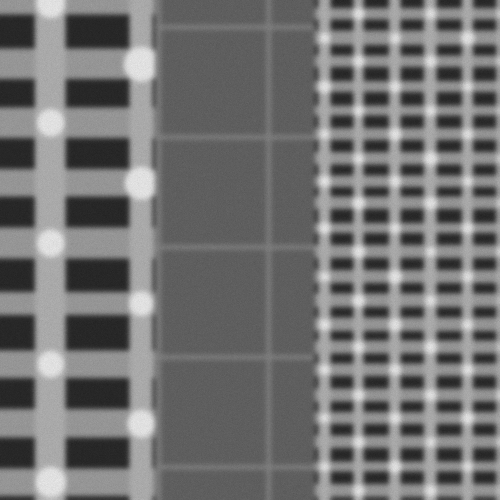
#> input picture data/sample_001/reference.png, 1000 x 1000 px (shown at 1/2 size)
$ python baseline_v2.py ../data/sample_001/reference.png ../data/sample_001/search.png ../data/sample_001/search.png
#> lines starting #> are read from the running program, lines starting #| are printed output that depends on the picture
import sys
import json
import math
import cv2
import numpy as np


# ============================================================
# 1. Load images
# ============================================================

def load_image(path):
    image = cv2.imread(path, cv2.IMREAD_GRAYSCALE)

    if image is None:
        raise FileNotFoundError(f"Could not read image: {path}")

    return image


# ============================================================
# 2. Create edge representation
# ============================================================

def edge_image(image):
    # Slight blur reduces sensitivity to sensor noise
    blurred = cv2.GaussianBlur(image, (5, 5), 0)

    # Canny detects structural edges
    edges = cv2.Canny(
        blurred,
        threshold1=40,
        threshold2=120
    )

    return edges


# ============================================================
# 3. Resize reference to 10x smaller
# ============================================================

def create_template(reference):

    h, w = reference.shape

    new_w = w // 10
    new_h = h // 10

    template = cv2.resize(
        reference,
        (new_w, new_h),
        interpolation=cv2.INTER_AREA
    )

    return template


# ============================================================
# 4. Find candidate locations
# ============================================================

def find_candidates(search_edges, template_edges, top_n=30):

    result = cv2.matchTemplate(
        search_edges,
        template_edges,
        cv2.TM_CCOEFF_NORMED
    )

    candidates = []

    # Make a copy so we can suppress nearby detections
    working = result.copy()

    template_h, template_w = template_edges.shape

    # Suppression radius
    suppression = max(template_h, template_w) // 2

    for _ in range(top_n):

        _, max_score, _, max_location = cv2.minMaxLoc(working)

        x = max_location[0]
        y = max_location[1]

        if max_score < 0.05:
            break

        center_x = x + template_w / 2
        center_y = y + template_h / 2

        candidates.append(
            {
                "x": center_x,
                "y": center_y,
                "score": float(max_score)
            }
        )

        # Suppress area around this candidate
        x1 = max(0, x - suppression)
        y1 = max(0, y - suppression)

        x2 = min(working.shape[1], x + template_w + suppression)
        y2 = min(working.shape[0], y + template_h + suppression)

        working[y1:y2, x1:x2] = -1

    return candidates


# ============================================================
# 5. Select candidate using similarity + center rule
# ============================================================

def select_candidate(candidates, image_shape):

    if not candidates:
        raise RuntimeError("No valid candidates found.")

    height, width = image_shape

    search_center_x = width / 2
    search_center_y = height / 2

    # Best matching score
    best_score = max(c["score"] for c in candidates)

    # Keep candidates reasonably close to the best score.
    #
    # This prevents a very weak candidate near the center
    # from beating a genuinely good candidate.
    score_threshold = max(0.70 * best_score, 0.15)

    good_candidates = [
        c for c in candidates
        if c["score"] >= score_threshold
    ]

    # Among credible candidates, choose the one closest
    # to the center of the search image.
    for candidate in good_candidates:

        dx = candidate["x"] - search_center_x
        dy = candidate["y"] - search_center_y

        candidate["center_distance"] = math.sqrt(
            dx * dx + dy * dy
        )

    selected = min(
        good_candidates,
        key=lambda c: c["center_distance"]
    )

    return selected, good_candidates


# ============================================================
# 6. Load ground truth
# ============================================================

def load_ground_truth(metadata_path):

    with open(metadata_path, "r") as f:
        metadata = json.load(f)

    gt_x = float(metadata["gt_x"])
    gt_y = float(metadata["gt_y"])

    return gt_x, gt_y


# ============================================================
# 7. Calculate localization error
# ============================================================

def calculate_error(pred_x, pred_y, gt_x, gt_y):

    return math.sqrt(
        (pred_x - gt_x) ** 2 +
        (pred_y - gt_y) ** 2
    )


# ============================================================
# MAIN
# ============================================================

def main():

    if len(sys.argv) != 4:

        print(
            "Usage:\n"
            "python baseline_v2.py "
            "<reference.png> <search.png> <metadata.json>"
        )

        sys.exit(1)

    reference_path = sys.argv[1]
    search_path = sys.argv[2]
    metadata_path = sys.argv[3]

    # --------------------------------------------------------
    # Load
    # --------------------------------------------------------

    reference = load_image(reference_path)
#> in load_image, image is the input picture: shape (1000, 1000); min 28, max 245, mean 114.6
    search = load_image(search_path)
#> call 2 of load_image, with path = '../data/sample_001/search.png'
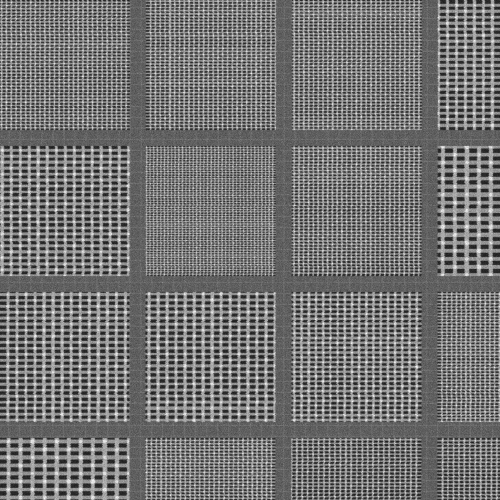
#> input picture data/sample_001/search.png, 1000 x 1000 px (shown at 1/2 size)
#> in load_image, image is the input picture: shape (1000, 1000); min 6, max 255, mean 116.6

    # --------------------------------------------------------
    # Scale normalization
    # --------------------------------------------------------

    template = create_template(reference)
#> in create_template, `template = cv2.resize( reference, (new_w, new_h), interpolation=cv2.IN..`:
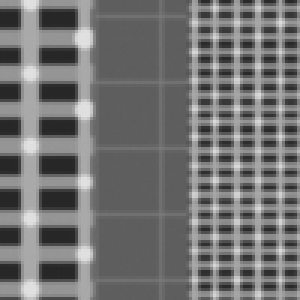
#> template: shape (100, 100) (shown 3 times larger); min 38, max 226, mean 114.6

    # --------------------------------------------------------
    # Edge extraction
    # --------------------------------------------------------

    reference_edges = edge_image(template)
#> in edge_image, `blurred = cv2.GaussianBlur(image, (5, 5), 0)`:
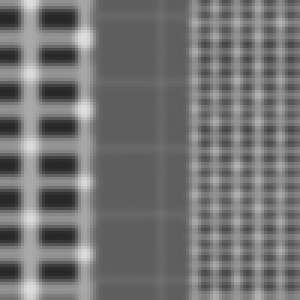
#> blurred: shape (100, 100) (shown 3 times larger); min 39, max 223, mean 114.6
#> in edge_image, `edges = cv2.Canny( blurred, threshold1=40, threshold2=120 )`:
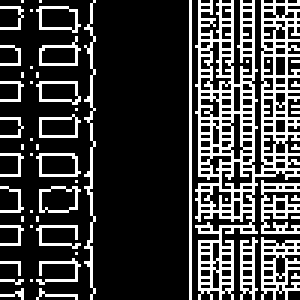
#> edges: shape (100, 100) (shown 3 times larger); 23.9% white in thin lines or dots
    search_edges = edge_image(search)
#> in edge_image (call 2), `edges = cv2.Canny( blurred, threshold1=40, threshold2=120 )`:
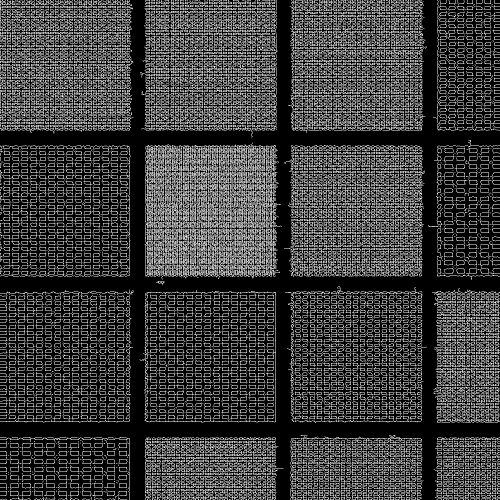
#> edges: shape (1000, 1000) (shown at 1/2 size); 24% white in thin lines or dots

    # --------------------------------------------------------
    # Candidate search
    # --------------------------------------------------------

    candidates = find_candidates(
        search_edges,
        reference_edges,
        top_n=30
    )
#> in find_candidates, `result = cv2.matchTemplate( search_edges, template_edges, cv2.TM_CCOEF..`:
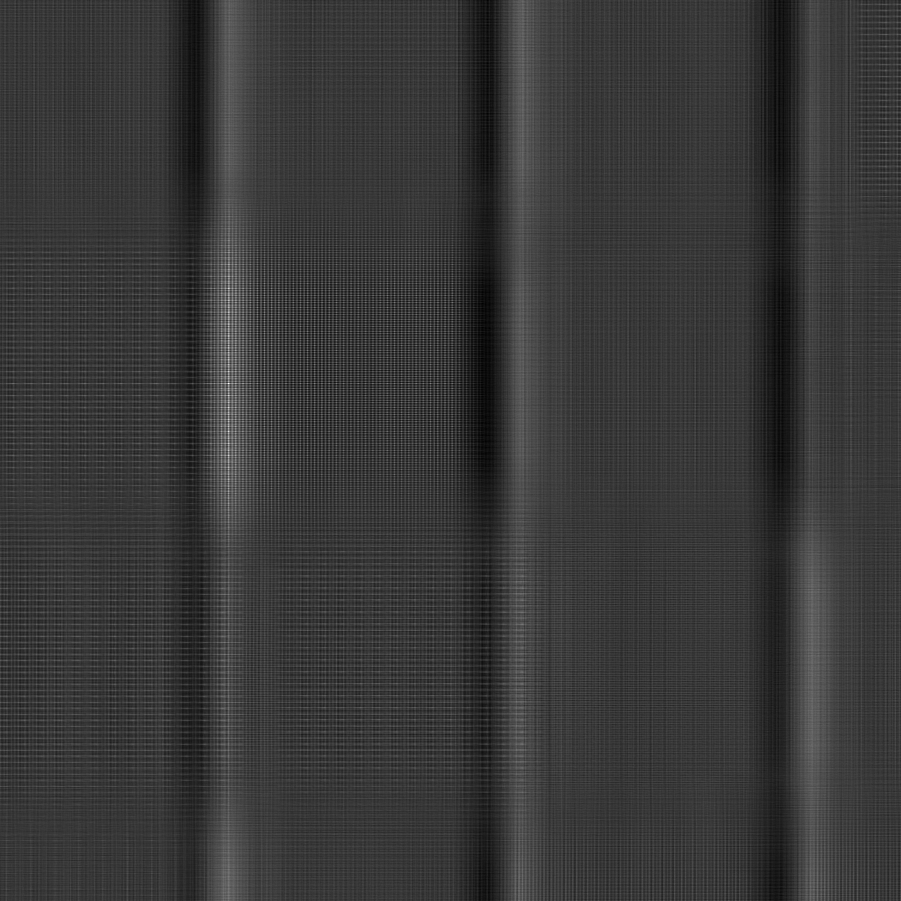
#> result: shape (901, 901) float32; min -0.197, max 0.697, mean 0.000318; drawn with min black and max white
#> the loop in find_candidates, `for _ in range(top_n): ` made 30 passes
#> (max_score, x, y, center_x, center_y, x1, y1, x2) on passes 1 to 12: (0.697, 228, 383, 278, 433, 178, 333, 378), (0.557, 228, 288, 278, 338, 178, 238, 378), (0.256, 430, 383, 480, 433, 380, 333, 580), (0.241, 387, 307, 437, 357, 337, 257, 537), (0.24, 228, 714, 278, 764, 178, 664, 378), (0.235, 228, 534, 278, 584, 178, 484, 378), (0.23, 228, 228, 278, 278, 178, 178, 378), (0.227, 228, 898, 278, 948, 178, 848, 378), (0.216, 522, 624, 572, 674, 472, 574, 672), (0.191, 811, 589, 861, 639, 761, 539, 901), (0.19, 522, 893, 572, 943, 472, 843, 672), (0.189, 13, 383, 63, 433, 0, 333, 163)
#> after the loop in find_candidates, `for _ in range(top_n):`:
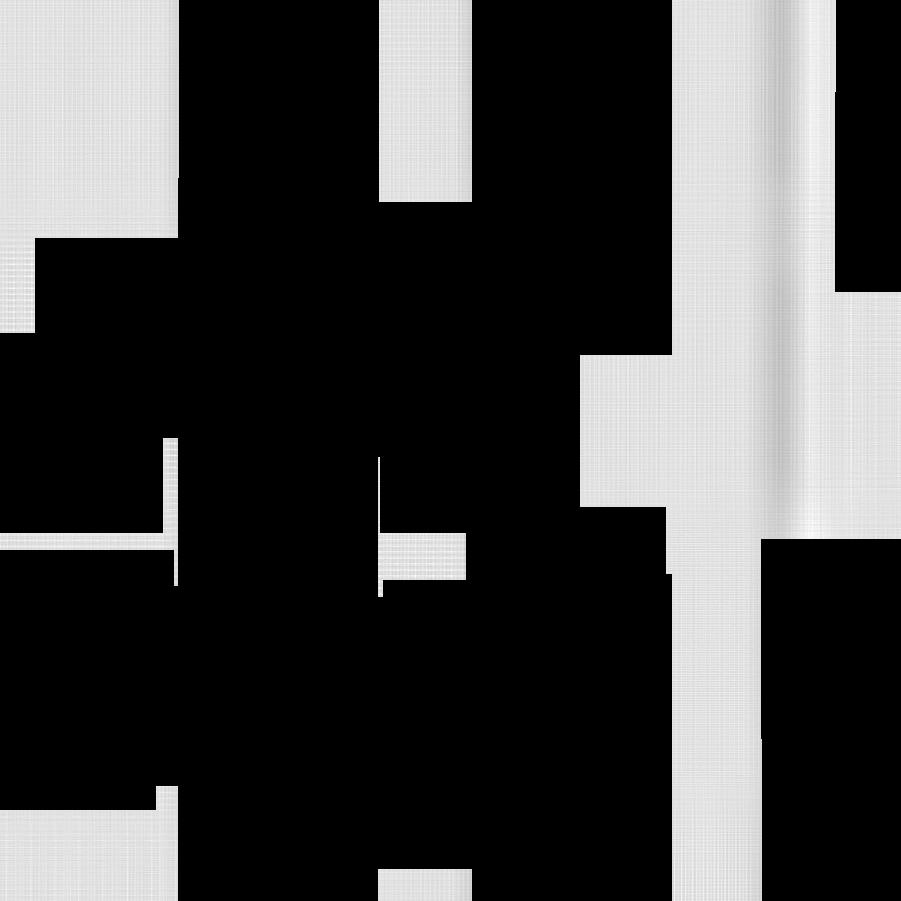
#> working: shape (901, 901) float32; min -1, max 0.126, mean -0.702; drawn with min black and max white
#> after the loop in find_candidates, `for _ in range(top_n):`: candidates = 30 items
#> candidates = 30 items

    # --------------------------------------------------------
    # Candidate selection
    # --------------------------------------------------------

    selected, good_candidates = select_candidate(
        candidates,
        search.shape
    )
#> in select_candidate, `best_score = max(c["score"] for c in candidates)`: best_score = 0.697
#> in select_candidate, `score_threshold = max(0.70 * best_score, 0.15)`: score_threshold = 0.488
#> in select_candidate, `good_candidates = [ c for c in candidates if c["score"] >= score_thres..`: good_candidates = 2 items
#> the loop in select_candidate, `for candidate in good_candidates: ` made 2 passes
#> (dx, dy) on passes 1 to 2: (-222, -67), (-222, -162)
#> in select_candidate, `selected = min( good_candidates, key=lambda c: c["center_distance"] )`: selected = {'x': 278, 'y': 433, 'score': 0.697, 'center_distance': 231.9}
#> good_candidates = 2 items

    pred_x = selected["x"]
#> pred_x = 278
    pred_y = selected["y"]
#> pred_y = 433
    score = selected["score"]
#> score = 0.697

    # --------------------------------------------------------
    # Ground truth
    # --------------------------------------------------------

    gt_x, gt_y = load_ground_truth(metadata_path)

    # --------------------------------------------------------
    # Error
    # --------------------------------------------------------

    error = calculate_error(
        pred_x,
        pred_y,
        gt_x,
        gt_y
    )

    # --------------------------------------------------------
    # Output
    # --------------------------------------------------------

    print("=" * 60)
    print("DRIFT-SENSE BASELINE V2")
    print("=" * 60)

    print(f"Reference size      : {reference.shape[1]} x {reference.shape[0]}")
    print(f"Search size         : {search.shape[1]} x {search.shape[0]}")
    print(f"Template size       : {template.shape[1]} x {template.shape[0]}")

    print()
    print(f"Candidates found    : {len(candidates)}")
    print(f"Credible candidates : {len(good_candidates)}")

    print()
    print(f"Predicted center    : ({pred_x:.2f}, {pred_y:.2f})")
    print(f"Ground truth        : ({gt_x:.2f}, {gt_y:.2f})")
    print(f"Localization error  : {error:.2f} pixels")
    print(f"Matching score      : {score:.4f}")

    if "center_distance" in selected:
        print(
            f"Distance from image center: "
            f"{selected['center_distance']:.2f} pixels"
        )

    print("=" * 60)

    # --------------------------------------------------------
    # Print candidate list
    # --------------------------------------------------------

    print("\nTop candidates:")

    for i, candidate in enumerate(
        sorted(
            candidates,
            key=lambda c: c["score"],
            reverse=True
        )[:10],
        start=1
    ):

        distance = math.sqrt(
            (candidate["x"] - search.shape[1] / 2) ** 2 +
            (candidate["y"] - search.shape[0] / 2) ** 2
        )

        print(
            f"{i:2d}. "
            f"({candidate['x']:.1f}, {candidate['y']:.1f}) "
            f"score={candidate['score']:.4f} "
            f"center_distance={distance:.1f}"
        )


if __name__ == "__main__":
#> (the run stopped early here; a loop or call above may not have finished)
